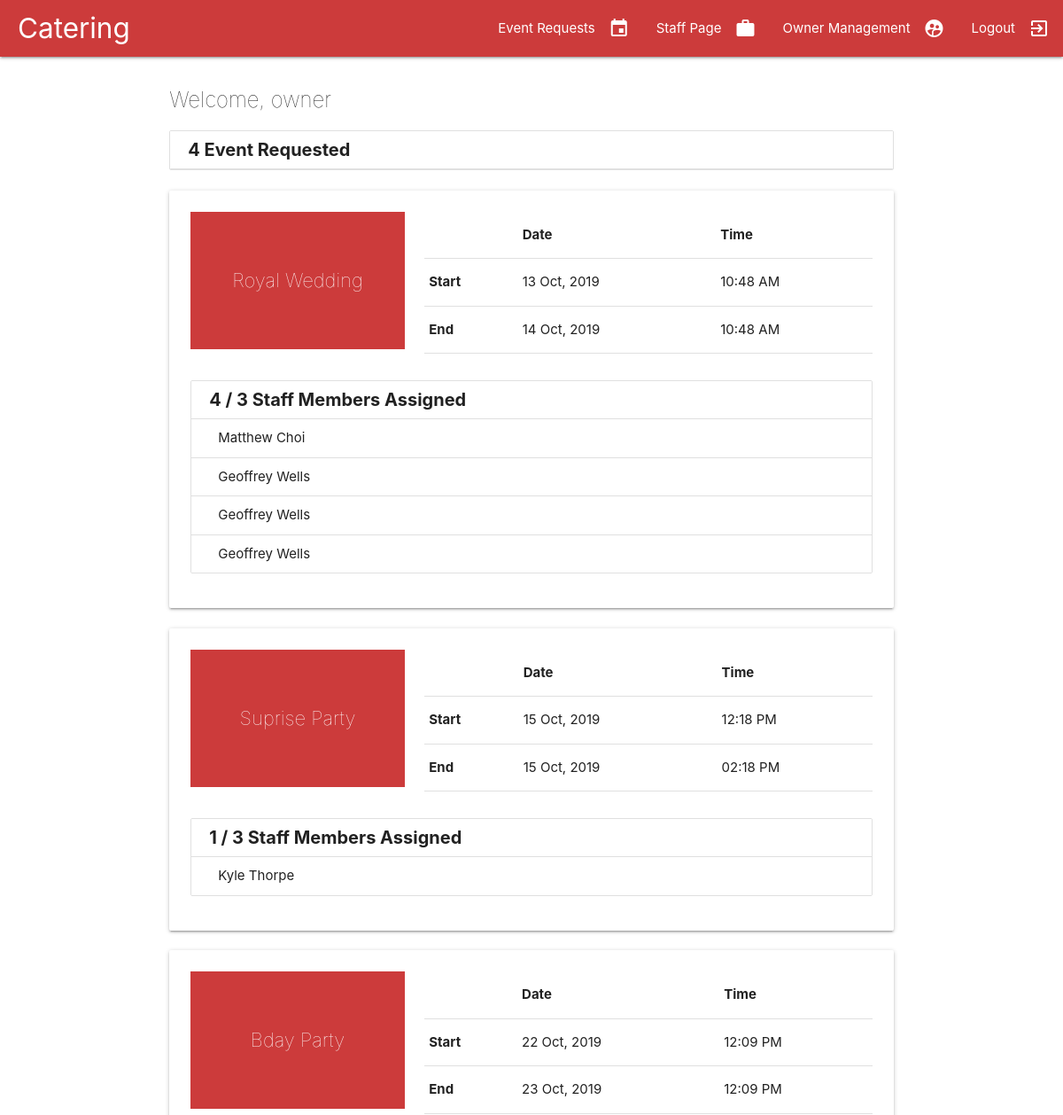
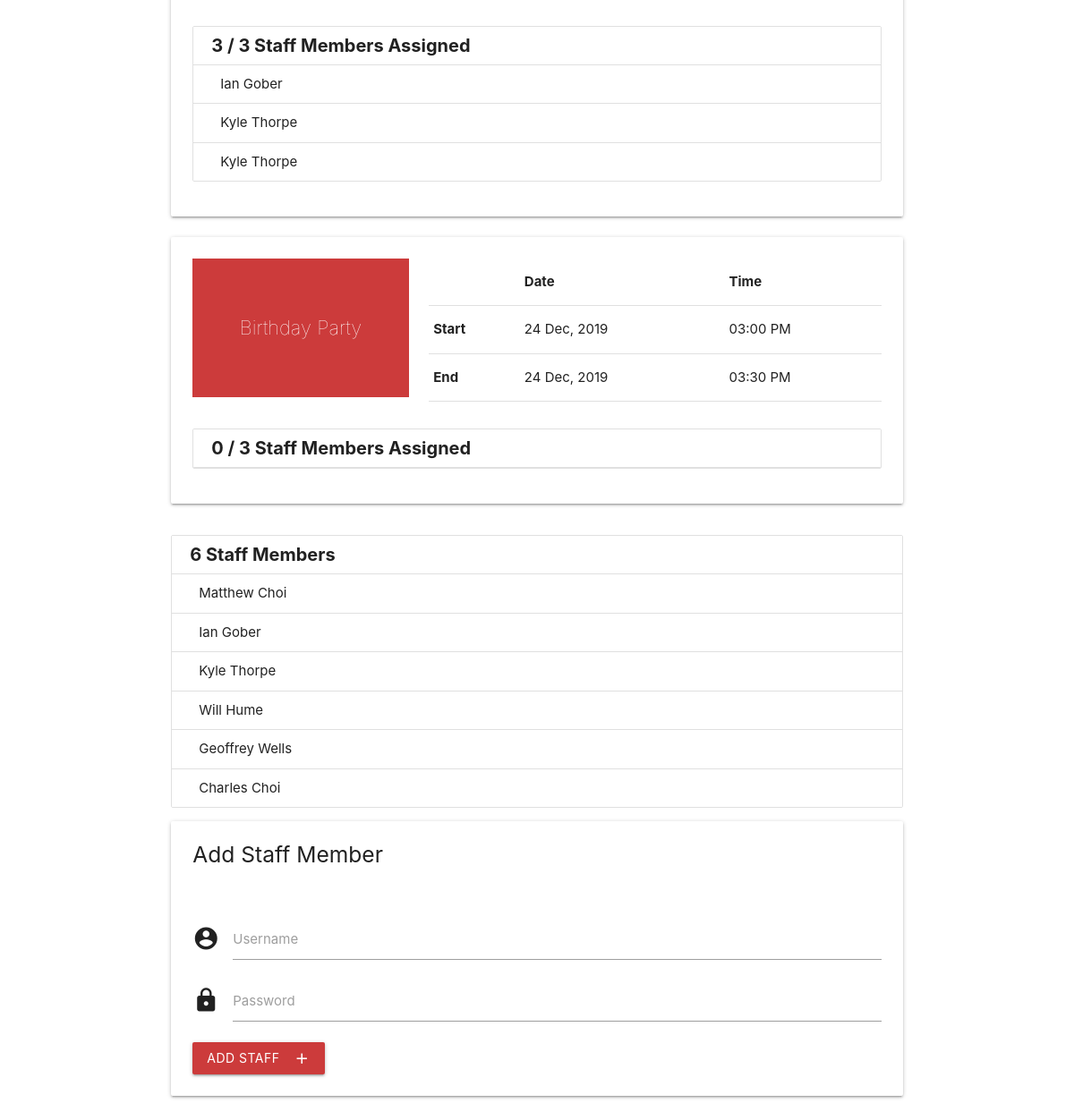
The page /manage/ (signed in) on the database its author committed (2 pictures, top to bottom).
### models.py (models this page shows, shortened)
class Owner(db.Model):
	owner_id = db.Column(db.Integer, primary_key=True)
	username = db.Column(db.String(24), nullable=False)
	pw_hash = db.Column(db.String(64), nullable=False)

class EventRequest(db.Model):
	__tablename__ = "eventrequest"
	request_id = db.Column(db.Integer, primary_key=True)
	name = db.Column(db.String(128), nullable=False)
	start_datetime = db.Column(db.DateTime(), nullable=False)
	end_datetime = db.Column(db.DateTime(), nullable=False)
	user_id = db.Column(db.Integer, db.ForeignKey('customer.user_id'), nullable=False)
	assignments = db.relationship("Assignment")

class Assignment(db.Model):
	assignment_id = db.Column(db.Integer, primary_key=True)
	request_id = db.Column(db.Integer, db.ForeignKey("eventrequest.request_id"))
	staff_id = db.Column(db.Integer, db.ForeignKey('staff.staff_id'))
	staff = db.relationship("Staff", back_populates="assignments")
	request = db.relationship("EventRequest", back_populates="assignments")

class Staff(db.Model):
	staff_id = db.Column(db.Integer, primary_key=True)
	username = db.Column(db.String(24), nullable=False)
	pw_hash = db.Column(db.String(64), nullable=False)
	assignments = db.relationship("Assignment")

### catering.py (the view, shortened to what this page needs)
@app.route("/manage/",  methods=["POST", "GET"])
def manage():
	error = None
	if "owner_id" not in session:
		abort(401)
	reqs = EventRequest.query.order_by(EventRequest.start_datetime.asc()).all()
	owner = Owner.query.filter_by(owner_id=session["owner_id"]).first()
	staffings = {}
	staff = Staff.query.all()
	return render_template("manage.html", requests=reqs, staff=staff, staffings=staffings, user_name=owner.username, error=error)

### templates/manage.html (shortened to what this page needs)
{% extends "layout.html" %}
{% block body %}
{% with messages = get_flashed_messages() %}
<div class="container">
  <div class="row">
    <div class="col s12">
      <h2 class="welcome-msg">Welcome, {{user_name}}</h2>
      <ul class="collection with-header" id="eventsList">
        <li class="collection-header"><h4>{{ requests|length }} Event Requested</h4></li>
      </ul>
      <div class="row">
        {% for req in requests %}
          <div class="col s12">
            <div class="card">
              <div class="card-content">
                <div class="row" style="margin-bottom:0px;">
                  <div class="col s4">
                    <div class="left-title valign-wrapper">
                      <p>{{ req.name }}</p>
                    </div>
                  </div>
                  <div class="col s8">
                    <table>
                      <thead>
                        <tr>
                            <th></th>
                            <th>Date</th>
                            <th>Time</th>
                        </tr>
                      </thead>
                      <tbody>
                        <tr>
                          <td><b>Start</b></td>
                          <td>{{ req.start_datetime.strftime('%d %b, %Y') }}</td>
                          <td>{{req.start_datetime.strftime('%I:%M %p')}}</td>
                        </tr>
                        <tr>
                          <td><b>End</b></td>
                          <td>{{ req.end_datetime.strftime('%d %b, %Y') }}</td>
                          <td>{{ req.end_datetime.strftime('%I:%M %p') }}</td>
                        </tr>
                      </tbody>
                    </table>
                  </div>
                  <div class="col s12">
                    <br/>
                    <ul class="collection with-header">
                      <li class="collection-header"><h4>{{ req.assignments|length }} / 3 Staff Members Assigned</h4></li>
                      {% for assign in req.assignments %}
                        <li class="collection-item">{{ assign.staff.username }}</li>
                      {% endfor %}
                    </ul>
                  </div>
                </div>
              </div>
            </div>
          </div>
        {% endfor %}
      </div>
      <ul class="collection with-header">
        <li class="collection-header"><h4>{{ staff|length }} Staff Members</h4></li>
        {% for employee in staff %}
          <li class="collection-item">{{ employee.username }}</li>
        {% endfor %}
      </ul>
      <div class="card">
        <div class="card-content">
          <form method="POST">
            <h5 id="requestEventForm" style="margin-top:0px; margin-bottom:20px;">Add Staff Member</h5>
            <br/>
            <div class="input-field">
              <i class="material-icons prefix">account_circle</i>
              <input id="username" name="username" value="{{ request.form.username }}" type="text" class="validate">
              <label for="username">Username</label>
            </div>
            <div class="input-field">
              <i class="material-icons prefix">lock</i>
              <input id="password" name="password" value="{{ request.form.password }}" type="password" class="validate">
              <label for="password">Password</label>
            </div>
            <button class="btn waves-effect waves-light" type="submit" name="action">Add Staff
              <i class="material-icons right">add</i>
            </button>
          </form>
        </div>
      </div>
    </div>
  </div>
</div>
{% endwith %}
{% endblock %}

### templates/layout.html (shortened to what this page needs)
<!doctype html>
<html>
<head>
  <link rel="stylesheet" type="text/css" href="{{ url_for('static', filename='style.css') }}">
  <link rel="stylesheet" href="https://cdnjs.cloudflare.com/ajax/libs/materialize/1.0.0/css/materialize.min.css">
</head>
<nav>
  <div class="nav-wrapper">
    <a href="/login/" class="brand-logo">Catering</a>
    <ul id="nav-mobile" class="right hide-on-med-and-down">
      <li><a href="/events/">Event Requests<i class="material-icons right">event</i></a></li>
      <li><a href="/staff/">Staff Page<i class="material-icons right">work</i></a></li>
      <li><a href="/manage/">Owner Management<i class="material-icons right">supervised_user_circle</i></a></li>
      <li><a href="/logout/">Logout<i class="material-icons right">exit_to_app</i></a></li>
    </ul>
  </div>
</nav>
<body>
  {% block body %}{% endblock %}
</body>
</html>

### static/style.css (style rules this page uses)
.brand-logo { margin-left:20px; }
nav { background-color:#cc3b3b !important; }
.collection-header h4 { font-size:20px; margin:0px; font-weight:bold; }
.welcome-msg { font-size:24px; font-weight:100; }
.left-title { background-color:#cc3b3b; color:white; align-items: center; justify-content: center; height:155px; }
.left-title p { padding:10px; font-size:22px; font-weight:100; }
.btn { background-color:#cc3b3b !important; }

### rows shown on the page
Owner: username "owner"
EventRequest: name "Royal Wedding", start_datetime "13 Oct, 2019", start_datetime "10:48 AM", end_datetime "14 Oct, 2019", end_datetime "10:48 AM", assignments|length "4"
Assignment: staff.username "Matthew Choi"
Assignment: staff.username "Geoffrey Wells"
Assignment: staff.username "Geoffrey Wells"
Assignment: staff.username "Geoffrey Wells"
EventRequest: name "Suprise Party", start_datetime "15 Oct, 2019", start_datetime "12:18 PM", end_datetime "15 Oct, 2019", end_datetime "02:18 PM", assignments|length "1"
Assignment: staff.username "Kyle Thorpe"
EventRequest: name "Bday Party", start_datetime "22 Oct, 2019", start_datetime "12:09 PM", end_datetime "23 Oct, 2019", end_datetime "12:09 PM", assignments|length "3"
Assignment: staff.username "Ian Gober"
Assignment: staff.username "Kyle Thorpe"
Assignment: staff.username "Kyle Thorpe"
EventRequest: name "Birthday Party", start_datetime "24 Dec, 2019", start_datetime "03:00 PM", end_datetime "24 Dec, 2019", end_datetime "03:30 PM", assignments|length "0"
Staff: username "Matthew Choi"
Staff: username "Ian Gober"
Staff: username "Kyle Thorpe"
Staff: username "Will Hume"
Staff: username "Geoffrey Wells"
Staff: username "Charles Choi"

### other values the page prints
{{ requests|length }} "4"
{{ staff|length }} "6"
